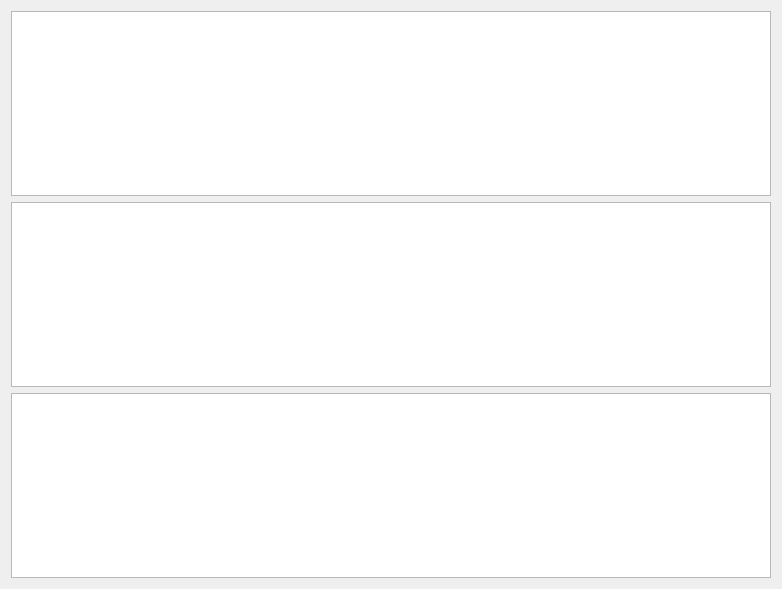
<?xml version="1.0" encoding="UTF-8"?>
<ui version="4.0">
 <class>TableViewButtonsDelegateExample</class>
 <widget class="QWidget" name="TableViewButtonsDelegateExample">
  <property name="geometry">
   <rect>
    <x>0</x>
    <y>0</y>
    <width>782</width>
    <height>589</height>
   </rect>
  </property>
  <property name="windowTitle">
   <string>TableViewButtonsDelegateExample</string>
  </property>
  <layout class="QVBoxLayout" name="verticalLayout">
   <item>
    <widget class="QCtmTableView" name="tableView">
     <property name="editTriggers">
      <set>QAbstractItemView::EditTrigger::NoEditTriggers</set>
     </property>
     <attribute name="horizontalHeaderDefaultSectionSize">
      <number>200</number>
     </attribute>
     <attribute name="horizontalHeaderStretchLastSection">
      <bool>true</bool>
     </attribute>
    </widget>
   </item>
   <item>
    <widget class="QCtmTableView" name="tableView_2">
     <property name="editTriggers">
      <set>QAbstractItemView::EditTrigger::NoEditTriggers</set>
     </property>
     <attribute name="horizontalHeaderDefaultSectionSize">
      <number>200</number>
     </attribute>
     <attribute name="horizontalHeaderStretchLastSection">
      <bool>true</bool>
     </attribute>
    </widget>
   </item>
   <item>
    <widget class="QCtmTableView" name="tableView_3">
     <property name="editTriggers">
      <set>QAbstractItemView::EditTrigger::NoEditTriggers</set>
     </property>
     <attribute name="horizontalHeaderDefaultSectionSize">
      <number>200</number>
     </attribute>
     <attribute name="horizontalHeaderStretchLastSection">
      <bool>true</bool>
     </attribute>
    </widget>
   </item>
  </layout>
 </widget>
 <customwidgets>
  <customwidget>
   <class>QCtmTableView</class>
   <extends>QTableView</extends>
   <header>QCustomUi/QCtmTableView.h</header>
  </customwidget>
 </customwidgets>
 <resources/>
 <connections/>
</ui>
